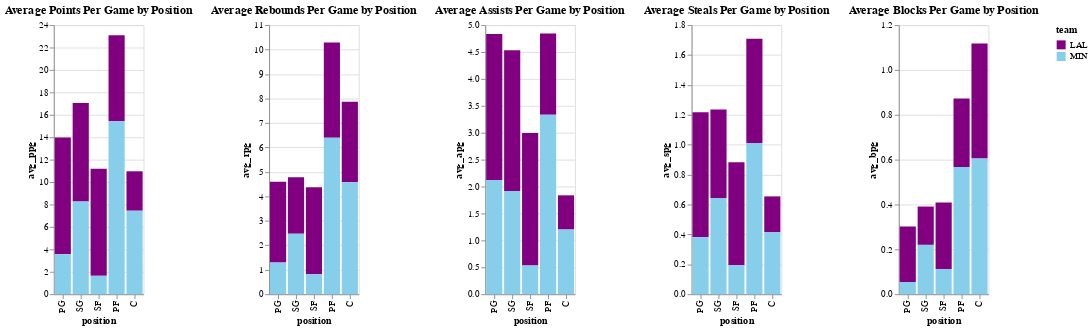

The code cell stored with this chart in its notebook:
### Markdown cell above
## Player Position Analysis

### Code cell
positional_data = stats_df[stats_df['team'].isin(['LAL', 'MIN'])].copy()
positional_data['ppg'] = positional_data['points'] / positional_data['games']
positional_data['rpg'] = positional_data['totalRb'] / positional_data['games']
positional_data['apg'] = positional_data['assists'] / positional_data['games']
positional_data['bpg'] = positional_data['blocks'] / positional_data['games']
positional_data['spg'] = positional_data['steals'] / positional_data['games']

position_stats = positional_data.groupby(['team', 'position']).agg(
    avg_ppg=('ppg', 'mean'),
    avg_rpg=('rpg', 'mean'),
    avg_apg=('apg', 'mean'),
    avg_bpg=('bpg', 'mean'),
    avg_spg=('spg', 'mean'),
).reset_index()

color_map = {'LAL': 'purple', 'MIN': 'skyblue'}

position_order = ['PG', 'SG', 'SF', 'PF', 'C']

ppg_position_chart = alt.Chart(position_stats).mark_bar().encode(
    x=alt.X('position:N', sort=position_order),
    y='avg_ppg:Q',
    color=alt.Color('team:N', scale=alt.Scale(domain=['LAL', 'MIN'], range=['purple', 'skyblue'])),
    tooltip=['team:N', 'position:N', 'avg_ppg:Q']
).properties(
    title='Average Points Per Game by Position'
)

rpg_position_chart = alt.Chart(position_stats).mark_bar().encode(
    x=alt.X('position:N', sort=position_order),
    y='avg_rpg:Q',
    color=alt.Color('team:N', scale=alt.Scale(domain=['LAL', 'MIN'], range=['purple', 'skyblue'])),
    tooltip=['team:N', 'position:N', 'avg_rpg:Q']
).properties(
    title='Average Rebounds Per Game by Position'
)

apg_position_chart = alt.Chart(position_stats).mark_bar().encode(
    x=alt.X('position:N', sort=position_order),
    y='avg_apg:Q',
    color=alt.Color('team:N', scale=alt.Scale(domain=['LAL', 'MIN'], range=['purple', 'skyblue'])),
    tooltip=['team:N', 'position:N', 'avg_apg:Q']
).properties(
    title='Average Assists Per Game by Position'
)

spg_position_chart = alt.Chart(position_stats).mark_bar().encode(
    x=alt.X('position:N', sort=position_order),
    y='avg_spg:Q',
    color=alt.Color('team:N', scale=alt.Scale(domain=['LAL', 'MIN'], range=['purple', 'skyblue'])),
    tooltip=['team:N', 'position:N', 'avg_spg:Q']
).properties(
    title='Average Steals Per Game by Position'
)

bpg_position_chart = alt.Chart(position_stats).mark_bar().encode(
    x=alt.X('position:N', sort=position_order),
    y='avg_bpg:Q',
    color=alt.Color('team:N', scale=alt.Scale(domain=['LAL', 'MIN'], range=['purple', 'skyblue'])),
    tooltip=['team:N', 'position:N', 'avg_bpg:Q']
).properties(
    title='Average Blocks Per Game by Position'
)



position_analysis_side_by_side = alt.hconcat(
    ppg_position_chart,
    rpg_position_chart,
    apg_position_chart,
    spg_position_chart,
    bpg_position_chart
)

position_analysis_side_by_side

### Figure 1 — Vega-Lite specification as saved in the notebook (floating-point values rounded to 4 significant figures)
{"config": {"view": {"continuousWidth": 300, "continuousHeight": 300}}, "hconcat": [{"mark": {"type": "bar"}, "encoding": {"color": {"field": "team", "scale": {"domain": ["LAL", "MIN"], "range": ["purple", "skyblue"]}, "type": "nominal"}, "tooltip": [{"field": "team", "type": "nominal"}, {"field": "position", "type": "nominal"}, {"field": "avg_ppg", "type": "quantitative"}], "x": {"field": "position", "sort": ["PG", "SG", "SF", "PF", "C"], "type": "nominal"}, "y": {"field": "avg_ppg", "type": "quantitative"}}, "title": "Average Points Per Game by Position"}, {"mark": {"type": "bar"}, "encoding": {"color": {"field": "team", "scale": {"domain": ["LAL", "MIN"], "range": ["purple", "skyblue"]}, "type": "nominal"}, "tooltip": [{"field": "team", "type": "nominal"}, {"field": "position", "type": "nominal"}, {"field": "avg_rpg", "type": "quantitative"}], "x": {"field": "position", "sort": ["PG", "SG", "SF", "PF", "C"], "type": "nominal"}, "y": {"field": "avg_rpg", "type": "quantitative"}}, "title": "Average Rebounds Per Game by Position"}, {"mark": {"type": "bar"}, "encoding": {"color": {"field": "team", "scale": {"domain": ["LAL", "MIN"], "range": ["purple", "skyblue"]}, "type": "nominal"}, "tooltip": [{"field": "team", "type": "nominal"}, {"field": "position", "type": "nominal"}, {"field": "avg_apg", "type": "quantitative"}], "x": {"field": "position", "sort": ["PG", "SG", "SF", "PF", "C"], "type": "nominal"}, "y": {"field": "avg_apg", "type": "quantitative"}}, "title": "Average Assists Per Game by Position"}, {"mark": {"type": "bar"}, "encoding": {"color": {"field": "team", "scale": {"domain": ["LAL", "MIN"], "range": ["purple", "skyblue"]}, "type": "nominal"}, "tooltip": [{"field": "team", "type": "nominal"}, {"field": "position", "type": "nominal"}, {"field": "avg_spg", "type": "quantitative"}], "x": {"field": "position", "sort": ["PG", "SG", "SF", "PF", "C"], "type": "nominal"}, "y": {"field": "avg_spg", "type": "quantitative"}}, "title": "Average Steals Per Game by Position"}, {"mark": {"type": "bar"}, "encoding": {"color": {"field": "team", "scale": {"domain": ["LAL", "MIN"], "range": ["purple", "skyblue"]}, "type": "nominal"}, "tooltip": [{"field": "team", "type": "nominal"}, {"field": "position", "type": "nominal"}, {"field": "avg_bpg", "type": "quantitative"}], "x": {"field": "position", "sort": ["PG", "SG", "SF", "PF", "C"], "type": "nominal"}, "y": {"field": "avg_bpg", "type": "quantitative"}}, "title": "Average Blocks Per Game by Position"}], "data": {"name": "data-5854691cc04cce083551f2e30abf2b44"}, "$schema": "https://vega.github.io/schema/vega-lite/v5.20.1.json", "datasets": {"data-5854691cc04cce083551f2e30abf2b44": [{"team": "LAL", "position": "C", "avg_ppg": 3.516, "avg_rpg": 3.291, "avg_apg": 0.6352, "avg_bpg": 0.5131, "avg_spg": 0.2402}, {"team": "LAL", "position": "PF", "avg_ppg": 7.662, "avg_rpg": 3.89, "avg_apg": 1.511, "avg_bpg": 0.3061, "avg_spg": 0.6975}, {"team": "LAL", "position": "PG", "avg_ppg": 10.4, "avg_rpg": 3.303, "avg_apg": 2.711, "avg_bpg": 0.2471, "avg_spg": 0.8375}, {"team": "LAL", "position": "SF", "avg_ppg": 9.554, "avg_rpg": 3.559, "avg_apg": 2.46, "avg_bpg": 0.2962, "avg_spg": 0.688}, {"team": "LAL", "position": "SG", "avg_ppg": 8.789, "avg_rpg": 2.313, "avg_apg": 2.616, "avg_bpg": 0.1708, "avg_spg": 0.5921}, {"team": "MIN", "position": "C", "avg_ppg": 7.448, "avg_rpg": 4.572, "avg_apg": 1.202, "avg_bpg": 0.6053, "avg_spg": 0.4142}, {"team": "MIN", "position": "PF", "avg_ppg": 15.43, "avg_rpg": 6.395, "avg_apg": 3.334, "avg_bpg": 0.5672, "avg_spg": 1.011}, {"team": "MIN", "position": "PG", "avg_ppg": 3.562, "avg_rpg": 1.292, "avg_apg": 2.123, "avg_bpg": 0.0544, "avg_spg": 0.3802}, {"team": "MIN", "position": "SF", "avg_ppg": 1.638, "avg_rpg": 0.8156, "avg_apg": 0.5339, "avg_bpg": 0.1126, "avg_spg": 0.1951}, {"team": "MIN", "position": "SG", "avg_ppg": 8.259, "avg_rpg": 2.47, "avg_apg": 1.919, "avg_bpg": 0.2201, "avg_spg": 0.6432}]}}
